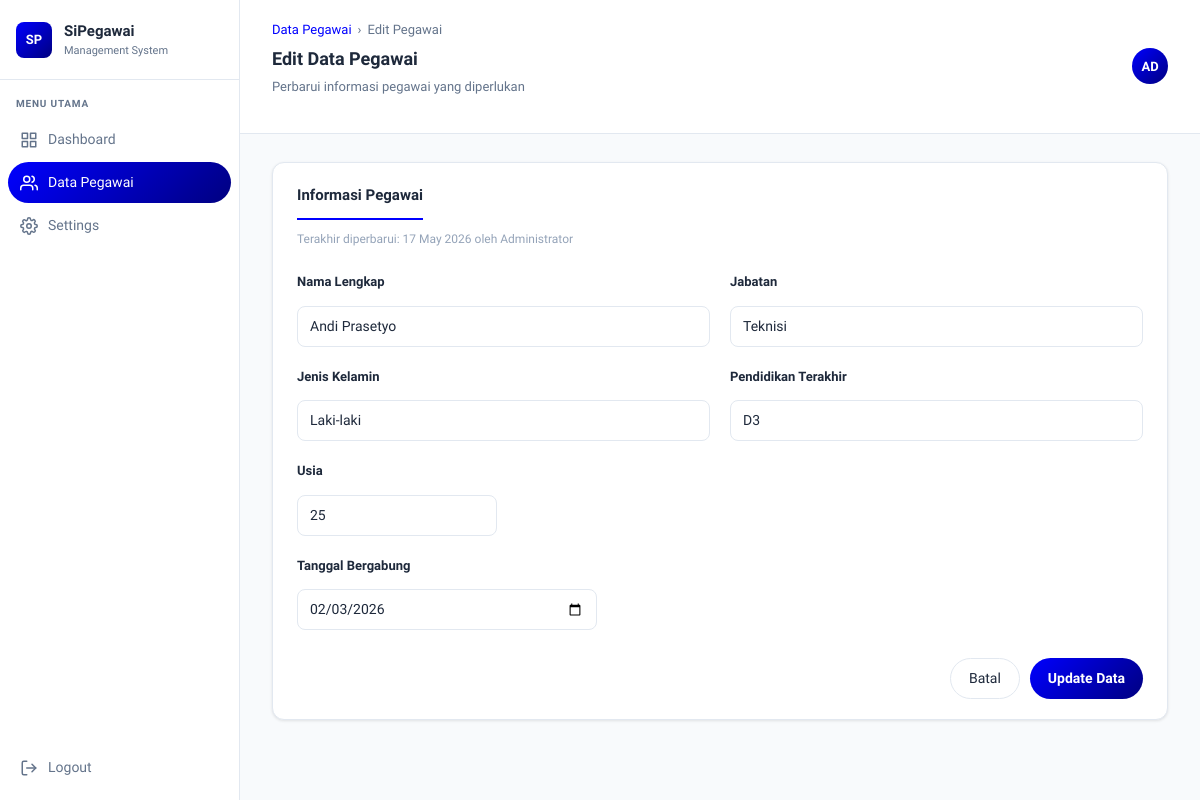
Screenshot of /pages/edit.php?id=3 with the database file from the repository.
### tables this page shows
CREATE TABLE `pegawai` (
  `id` int(11) NOT NULL,
  `nama` varchar(100) NOT NULL,
  `jenis_kelamin` enum('Laki-laki','Perempuan') NOT NULL,
  `pendidikan_terakhir` enum('SMA','D3','S1','S2','S3') NOT NULL,
  `usia` int(3) NOT NULL,
  `tanggal_bergabung` date DEFAULT NULL,
  `jabatan` varchar(100) NOT NULL,
  `created_at` timestamp NOT NULL DEFAULT current_timestamp()
);

### config/PegawaiClass.php (called while the page is built, shortened)
<?php
class Pegawai {
    private $conn;
    public function __construct($conn) {
        $this->conn = $conn;
    }
    public function ambilBerdasarkanId($id) {
        $id     = (int) $id;
        $query  = "SELECT * FROM pegawai WHERE id = $id";
        $result = mysqli_query($this->conn, $query);
        return mysqli_fetch_assoc($result);
    }
}

### pages/edit.php (the view, shortened to what this page needs)
<?php
require_once '../config/db.php';
require_once '../config/PegawaiClass.php';
$pegawai = new Pegawai($conn);
$id = (int) $_GET['id'];
$data = $pegawai->ambilBerdasarkanId($id);
?>
<!DOCTYPE html>
<html lang="id">
<head>
    <link href="https://cdn.jsdelivr.net/npm/bootstrap@5.3.0/dist/css/bootstrap.min.css" rel="stylesheet">
    <link href="../assets/css/style.css" rel="stylesheet">
</head>
<body>
<div class="app-wrapper">
    <?php require_once '../includes/sidebar.php'; ?>
    <div class="main-content">
        <header class="page-header">
            <div class="page-header-left">
                <div class="breadcrumb">
                    <a href="../index.php">Data Pegawai</a>
                    <span>›</span>
                    <span>Edit Pegawai</span>
                </div>
                <h1>Edit Data Pegawai</h1>
                <p>Perbarui informasi pegawai yang diperlukan</p>
            </div>
            <div class="page-header-right">
                <div class="header-avatar">AD</div>
            </div>
        </header>
        <div class="page-body">
            <div class="card">
                <div class="card-body">
                    <div style="margin-bottom:24px;">
                        <span class="form-section-title">Informasi Pegawai</span>
                        <p style="font-size:12px;color:#94a3b8;margin-top:6px;">
                            Terakhir diperbarui: <?= date('d F Y') ?> oleh Administrator
                        </p>
                    </div>
                    <form method="POST" action="">
                        <div class="form-grid">
                            <div class="form-group">
                                <label class="form-label">Nama Lengkap</label>
                                <input type="text"
                                       name="nama"
                                       class="form-control"
                                       value="<?= htmlspecialchars($data['nama']) ?>"
                                       required>
                            </div>
                            <div class="form-group">
                                <label class="form-label">Jabatan</label>
                                <input type="text"
                                       name="jabatan"
                                       class="form-control"
                                       value="<?= htmlspecialchars($data['jabatan']) ?>"
                                       required>
                            </div>
                            <div class="form-group">
                                <label class="form-label">Jenis Kelamin</label>
                                <select name="jenis_kelamin" class="form-control" required>
                                    <option value="Laki-laki"
                                        <?= $data['jenis_kelamin'] === 'Laki-laki' ? 'selected' : '' ?>>
                                        Laki-laki
                                    </option>
                                </select>
                            </div>
                            <div class="form-group">
                                <label class="form-label">Pendidikan Terakhir</label>
                                <select name="pendidikan_terakhir" class="form-control" required>
                                    <?php
                                    $pendidikan_list = ['SMA', 'D3', 'S1', 'S2', 'S3'];
                                    foreach ($pendidikan_list as $p):
                                    ?>
                                    <option value="<?= $p ?>"
                                        <?= $data['pendidikan_terakhir'] === $p ? 'selected' : '' ?>>
                                        <?= $p ?>
                                    </option>
                                    <?php endforeach; ?>
                                </select>
                            </div>
                            <div class="form-group full-width">
                                <label class="form-label">Usia</label>
                                <input type="number"
                                       name="usia"
                                       class="form-control"
                                       style="max-width:200px;"
                                       value="<?= htmlspecialchars($data['usia']) ?>"
                                       min="17" max="70"
                                       required>
                            </div>
                            <div class="form-group full-width">
                                <label class="form-label">Tanggal Bergabung</label>
                                <input type="date"
                                    name="tanggal_bergabung"
                                    class="form-control"
                                    style="max-width:300px;"
                                    value="<?= htmlspecialchars($data['tanggal_bergabung']) ?>"
                                    required>
                            </div>
                        </div>
                        <div style="display:flex;gap:10px;margin-top:28px;justify-content:flex-end;">
                            <a href="../index.php" class="btn-secondary">Batal</a>
                            <button type="submit" class="btn-primary">
                                Update Data
                            </button>
                        </div>
                    </form>
                </div>
            </div>
        </div>
    </div>
</div>
</body>
</html>

### assets/css/style.css (style rules this page uses)
:root { --primary: #0000FF; --primary-dark: #000080; --primary-light: #eff6ff; --primary-grad: linear-gradient(135deg, #0000FF, #000080); --danger: #ef4444; --danger-dark: #dc2626; --success: #00AB21; --warning: #FFD928; --sidebar-bg: #ffffff; --sidebar-hover: #f8fafc; --sidebar-active: #0000FF; --sidebar-text: #64748b; --sidebar-width: 240px; --header-height: 64px; --bg-page: #f8fafc; --text-dark: #1e293b; --text-muted: #64748b; --border-color: #e2e8f0; --card-shadow: 0 1px 3px rgba(0,0,0,0.1); }
* { margin: 0; padding: 0; box-sizing: border-box; }
body { font-family: 'Urbanist', sans-serif; background-color: var(--bg-page); color: var(--text-dark); display: flex; min-height: 100vh; overflow-x: hidden; }
a { text-decoration: none; color: inherit; }
.app-wrapper { display: flex; width: 100%; min-height: 100vh; }
.main-content { margin-left: var(--sidebar-width); flex: 1; display: flex; flex-direction: column; min-height: 100vh; padding-top: 0; background: var(--bg-page); overflow-x: hidden; }
.page-body { padding: 24px 32px; flex: 1; padding-top: 28px; }
.page-header { background: white; border-bottom: 1px solid var(--border-color); padding: 20px 32px; height: auto; display: flex; align-items: center; justify-content: space-between; position: sticky; top: 0; z-index: 50; }
.page-header-left h1 { font-size: 18px; font-weight: 700; color: var(--text-dark); }
.page-header-left p { font-size: 13px; color: var(--text-muted); margin-top: 1px; }
.page-header-right { display: flex; align-items: center; gap: 16px; }
.header-avatar { width: 36px; height: 36px; background: linear-gradient(135deg, #0000FF, #000080); border-radius: 50%; display: flex; align-items: center; justify-content: center; color: white; font-size: 13px; font-weight: 600; }
.card { background: white; border-radius: 12px; border: 1px solid var(--border-color); box-shadow: var(--card-shadow); }
.card-body { padding: 20px 24px; }
.form-section-title { font-size: 15px; font-weight: 700; color: var(--text-dark); margin-bottom: 4px; padding-bottom: 12px; border-bottom: 2px solid var(--primary); display: inline-block; }
.form-grid { display: grid; grid-template-columns: 1fr 1fr; gap: 20px; }
.form-group { display: flex; flex-direction: column; gap: 6px; }
.form-group.full-width { grid-column: 1 / -1; }
.form-label { font-size: 13px; font-weight: 600; color: var(--text-dark); }
.form-control { padding: 9px 12px; border: 1px solid var(--border-color); border-radius: 8px; font-size: 14px; outline: none; transition: border 0.15s; background: white; color: var(--text-dark); width: 100%; }
.breadcrumb { display: flex; align-items: center; gap: 6px; font-size: 13px; color: var(--text-muted); margin-bottom: 8px; }
.breadcrumb a { color: var(--primary); font-weight: 500; }
.breadcrumb span { color: var(--text-muted); }
.btn-primary { display: inline-flex; align-items: center; gap: 6px; padding: 9px 18px; background: linear-gradient(135deg, #0000FF, #000080); color: white; border: none; border-radius: 50px; font-size: 14px; font-weight: 600; cursor: pointer; text-decoration: none; transition: opacity 0.15s; }
.btn-secondary { display: inline-flex; align-items: center; gap: 6px; padding: 9px 18px; background: white; color: var(--text-dark); border: 1px solid var(--border-color); border-radius: 50px; font-size: 14px; font-weight: 500; cursor: pointer; text-decoration: none; transition: background 0.15s; }
html { overflow-x: hidden; }
.page-body { overflow-x: hidden; }

### rows the page displays
pegawai: nama "Andi Prasetyo", jabatan "Teknisi", jenis_kelamin "Laki-laki", pendidikan_terakhir "D3", usia "25", tanggal_bergabung "02/03/2026"
